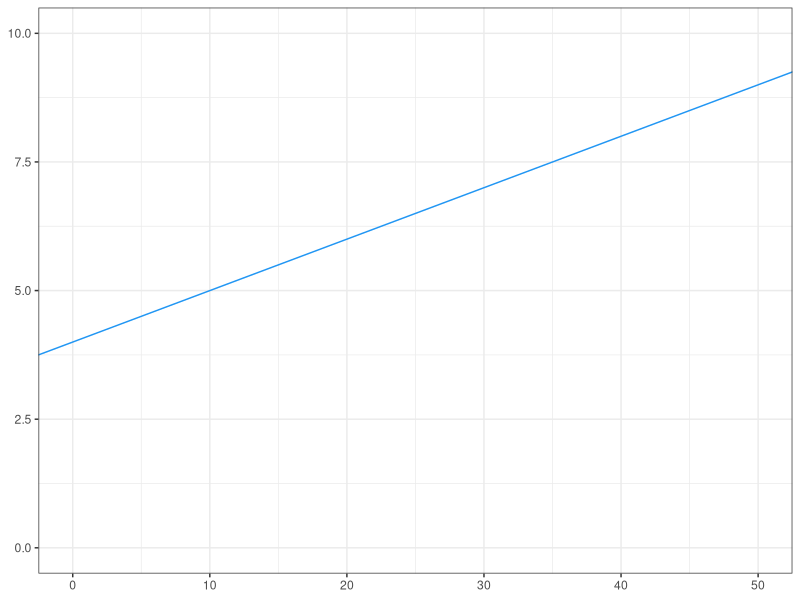

This figure's R source:
## ---- chunk 1
#| include: false
library(tidyverse)
theme_set(theme_bw())
## ---- chunk 2
ggplot()+
  geom_abline(intercept=4,slope= 0.1, color='#2196F3')+
  lims(x=c(0,50),y=c(0,10))
## ---- chunk 3
#| include: false
mtcars_cat <- mtcars %>%
  mutate(
    am_f = factor(am, labels = c("auto", "manual")),
    cyl_f = factor(cyl)
  )
